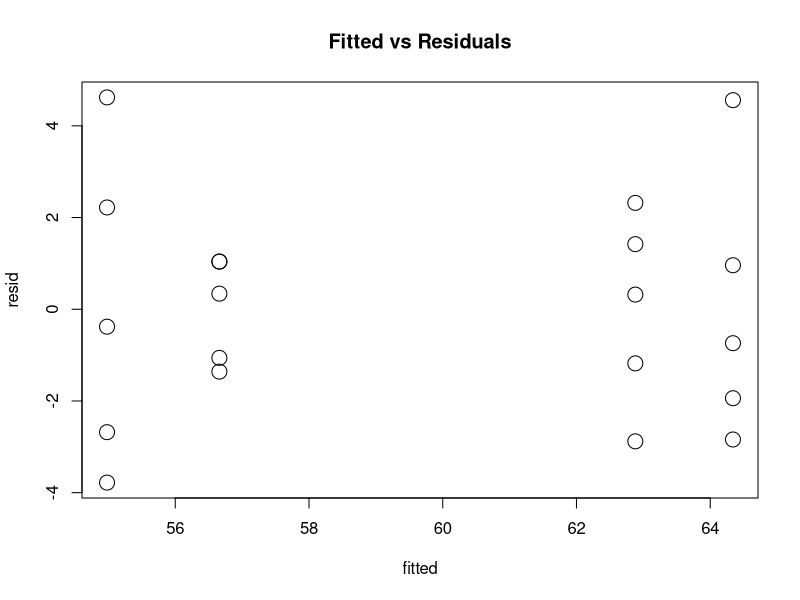
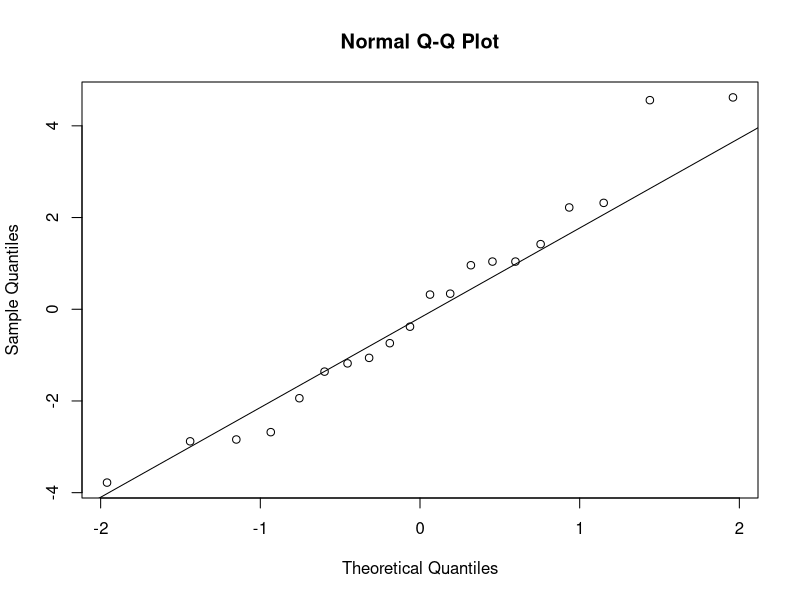
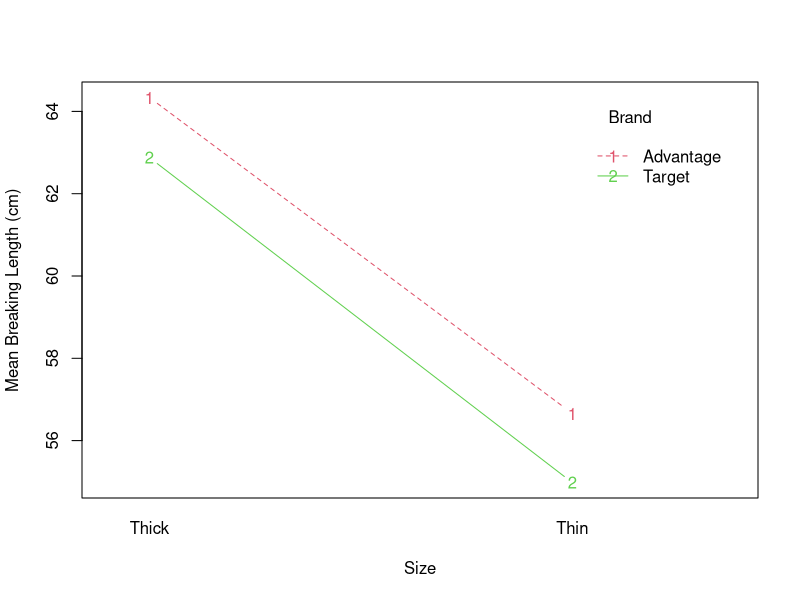

Source code (R) for these figures, in order: (Note: this script raises an error after producing the figures.)
Brand=c(rep("Advantage",10),rep("Target",10))
Size=c(rep(c(rep("Thin", 5),rep("Thick", 5)),2))
Length=c(55.3,55.6,57.7,57.7,57,62.4,68.9,65.3,61.5,63.6,
         51.2,52.3,54.6,57.2,59.6,63.2,65.2,60,61.7,64.3)
data=data.frame(Brand,Size,Length)
data

model1=aov(Length~Brand+Size+Brand:Size, data=data)

fitted=fitted(model1)
resid=residuals(model1)
plot(fitted,resid,main="Fitted vs Residuals",pch=1,cex=2)
qqnorm(resid)
qqline(resid)

library(car)
Anova(model1,type="III")

interaction.plot(x.factor = Size, trace.factor = Brand,
                 response = Length, type ="b",col = 2:5,
                 xlab ="Size", ylab ="Mean Breaking Length (cm)", trace.label ="Brand")

library(lsmeans)
lsm.Size=lsmeans(model1,~Size)
contrast(lsm.Size,method="pairwise")
cld(lsm.Size)
